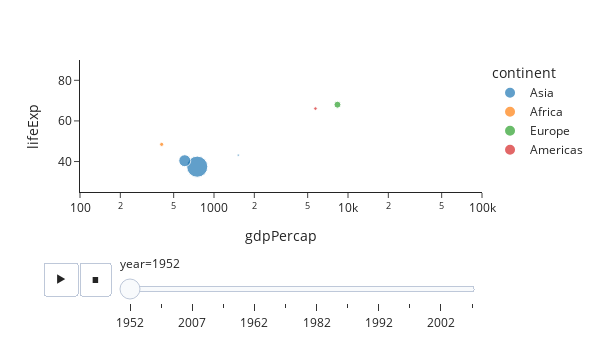

Here is the notebook cell this chart was saved with:
### Code cell
fig = px.scatter(df, x="gdpPercap", y="lifeExp", 
                 animation_frame="year", 
                 size="pop",size_max=55, 
                 color="continent", hover_name="country",
                 log_x=True, range_x=[100,100000], range_y=[25,90],
                 width=600, height=350,
                 template='simple_white'  ######## set template
            )

fig.show()

### Figure 1 — Plotly figure (JSON) as saved in the notebook; plotly's stock layout.template omitted (floating-point values rounded to 4 significant figures)
{"data": [{"hovertemplate": "<b>%{hovertext}</b><br><br>continent=Asia<br>year=1952<br>gdpPercap=%{x}<br>lifeExp=%{y}<br>pop=%{marker.size}<extra></extra>", "hovertext": ["Indonesia", "West Bank and Gaza", "Vietnam"], "legendgroup": "Asia", "marker": {"color": "#1F77B4", "size": [82052000, 1030585, 26246839], "sizemode": "area", "sizeref": 367100.0, "symbol": "circle"}, "mode": "markers", "name": "Asia", "orientation": "v", "showlegend": true, "type": "scatter", "x": [749.7, 1516.0, 605.1], "xaxis": "x", "y": [37.47, 43.16, 40.41], "yaxis": "y"}, {"hovertemplate": "<b>%{hovertext}</b><br><br>continent=Africa<br>year=1952<br>gdpPercap=%{x}<br>lifeExp=%{y}<br>pop=%{marker.size}<extra></extra>", "hovertext": ["Zimbabwe"], "legendgroup": "Africa", "marker": {"color": "#FF7F0E", "size": [3080907], "sizemode": "area", "sizeref": 367100.0, "symbol": "circle"}, "mode": "markers", "name": "Africa", "orientation": "v", "showlegend": true, "type": "scatter", "x": [406.9], "xaxis": "x", "y": [48.45], "yaxis": "y"}, {"hovertemplate": "<b>%{hovertext}</b><br><br>continent=Europe<br>year=1952<br>gdpPercap=%{x}<br>lifeExp=%{y}<br>pop=%{marker.size}<extra></extra>", "hovertext": ["Belgium"], "legendgroup": "Europe", "marker": {"color": "#2CA02C", "size": [8730405], "sizemode": "area", "sizeref": 367100.0, "symbol": "circle"}, "mode": "markers", "name": "Europe", "orientation": "v", "showlegend": true, "type": "scatter", "x": [8343.0], "xaxis": "x", "y": [68], "yaxis": "y"}, {"hovertemplate": "<b>%{hovertext}</b><br><br>continent=Americas<br>year=1952<br>gdpPercap=%{x}<br>lifeExp=%{y}<br>pop=%{marker.size}<extra></extra>", "hovertext": ["Uruguay"], "legendgroup": "Americas", "marker": {"color": "#D62728", "size": [2252965], "sizemode": "area", "sizeref": 367100.0, "symbol": "circle"}, "mode": "markers", "name": "Americas", "orientation": "v", "showlegend": true, "type": "scatter", "x": [5717.0], "xaxis": "x", "y": [66.07], "yaxis": "y"}], "layout": {"height": 350, "legend": {"itemsizing": "constant", "title": {"text": "continent"}, "tracegroupgap": 0}, "margin": {"t": 60}, "sliders": [{"active": 0, "currentvalue": {"prefix": "year="}, "len": 0.9, "pad": {"b": 10, "t": 60}, "steps": [{"args": [["1952"], {"frame": {"duration": 0, "redraw": false}, "fromcurrent": true, "mode": "immediate", "transition": {"duration": 0, "easing": "linear"}}], "label": "1952", "method": "animate"}, {"args": [["1997"], {"frame": {"duration": 0, "redraw": false}, "fromcurrent": true, "mode": "immediate", "transition": {"duration": 0, "easing": "linear"}}], "label": "1997", "method": "animate"}, {"args": [["2007"], {"frame": {"duration": 0, "redraw": false}, "fromcurrent": true, "mode": "immediate", "transition": {"duration": 0, "easing": "linear"}}], "label": "2007", "method": "animate"}, {"args": [["1987"], {"frame": {"duration": 0, "redraw": false}, "fromcurrent": true, "mode": "immediate", "transition": {"duration": 0, "easing": "linear"}}], "label": "1987", "method": "animate"}, {"args": [["1962"], {"frame": {"duration": 0, "redraw": false}, "fromcurrent": true, "mode": "immediate", "transition": {"duration": 0, "easing": "linear"}}], "label": "1962", "method": "animate"}, {"args": [["1977"], {"frame": {"duration": 0, "redraw": false}, "fromcurrent": true, "mode": "immediate", "transition": {"duration": 0, "easing": "linear"}}], "label": "1977", "method": "animate"}, {"args": [["1982"], {"frame": {"duration": 0, "redraw": false}, "fromcurrent": true, "mode": "immediate", "transition": {"duration": 0, "easing": "linear"}}], "label": "1982", "method": "animate"}, {"args": [["1957"], {"frame": {"duration": 0, "redraw": false}, "fromcurrent": true, "mode": "immediate", "transition": {"duration": 0, "easing": "linear"}}], "label": "1957", "method": "animate"}, {"args": [["1992"], {"frame": {"duration": 0, "redraw": false}, "fromcurrent": true, "mode": "immediate", "transition": {"duration": 0, "easing": "linear"}}], "label": "1992", "method": "animate"}, {"args": [["1972"], {"frame": {"duration": 0, "redraw": false}, "fromcurrent": true, "mode": "immediate", "transition": {"duration": 0, "easing": "linear"}}], "label": "1972", "method": "animate"}, {"args": [["2002"], {"frame": {"duration": 0, "redraw": false}, "fromcurrent": true, "mode": "immediate", "transition": {"duration": 0, "easing": "linear"}}], "label": "2002", "method": "animate"}, {"args": [["1967"], {"frame": {"duration": 0, "redraw": false}, "fromcurrent": true, "mode": "immediate", "transition": {"duration": 0, "easing": "linear"}}], "label": "1967", "method": "animate"}], "x": 0.1, "xanchor": "left", "y": 0, "yanchor": "top"}], "updatemenus": [{"buttons": [{"args": [null, {"frame": {"duration": 500, "redraw": false}, "fromcurrent": true, "mode": "immediate", "transition": {"duration": 500, "easing": "linear"}}], "label": "&#9654;", "method": "animate"}, {"args": [[null], {"frame": {"duration": 0, "redraw": false}, "fromcurrent": true, "mode": "immediate", "transition": {"duration": 0, "easing": "linear"}}], "label": "&#9724;", "method": "animate"}], "direction": "left", "pad": {"r": 10, "t": 70}, "showactive": false, "type": "buttons", "x": 0.1, "xanchor": "right", "y": 0, "yanchor": "top"}], "width": 600, "xaxis": {"anchor": "y", "domain": [0, 1], "range": [2, 5], "title": {"text": "gdpPercap"}, "type": "log"}, "yaxis": {"anchor": "x", "domain": [0, 1], "range": [25, 90], "title": {"text": "lifeExp"}}}}
